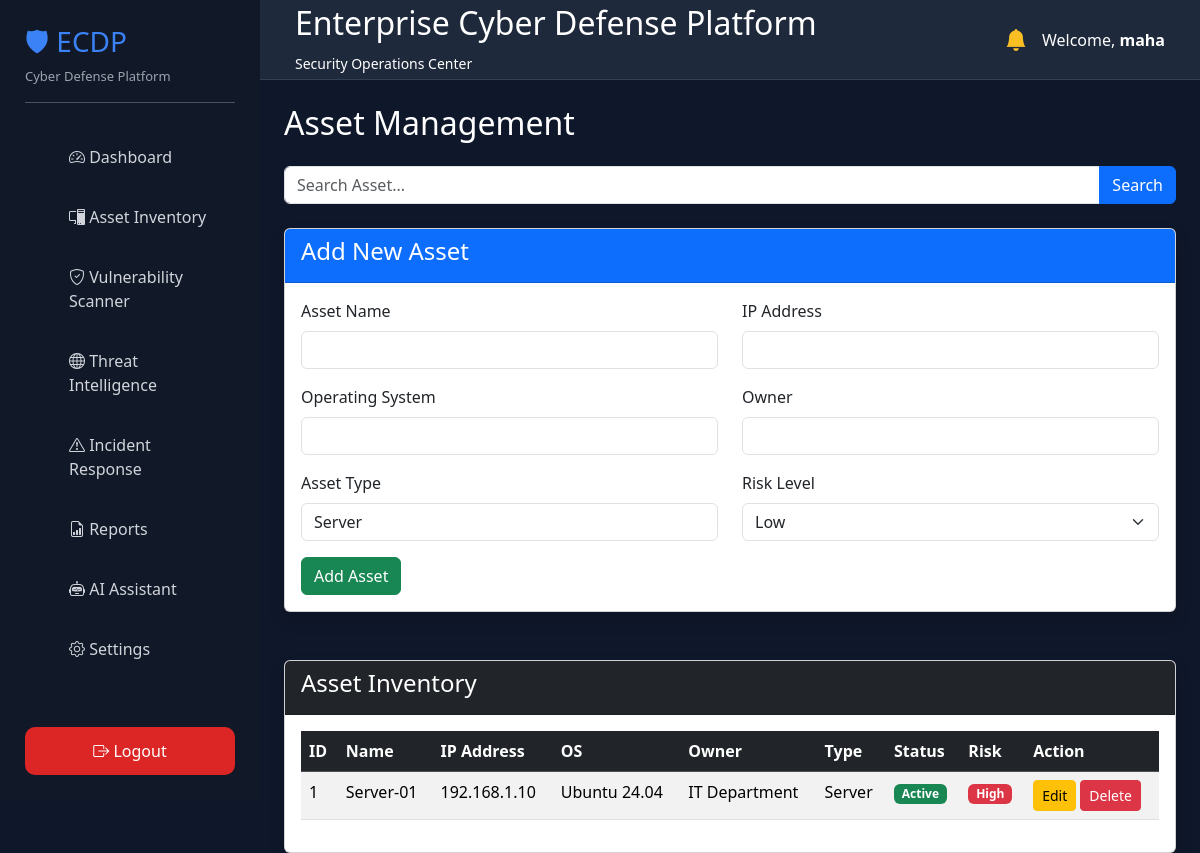
Screenshot of /assets (signed in) with the database file from the repository.
### models/user.py (models this page shows, shortened)
class User(UserMixin, db.Model):
    __tablename__ = "users"
    id = db.Column(db.Integer, primary_key=True)
    username = db.Column(
        db.String(100),
        unique=True,
        nullable=False
    )
    email = db.Column(
        db.String(120),
        unique=True,
        nullable=False
    )
    password_hash = db.Column(
        db.String(255),
        nullable=False
    )
    role = db.Column(
        db.String(20),
        default="Analyst"
    )

### models/asset.py (models this page shows, shortened)
class Asset(db.Model):
    __tablename__ = "assets"
    id = db.Column(db.Integer, primary_key=True)
    asset_name = db.Column(db.String(100), nullable=False)
    ip_address = db.Column(db.String(50), nullable=False)
    operating_system = db.Column(db.String(100), nullable=False)
    owner = db.Column(db.String(100), nullable=False)
    asset_type = db.Column(db.String(50), nullable=False)
    status = db.Column(db.String(30), default="Active")
    risk_level = db.Column(db.String(20), default="Low")

### routes/assets.py (the view, shortened to what this page needs)
@assets_bp.route("/assets", methods=["GET", "POST"])
@login_required
def assets():
    form = AssetForm()
    search = request.args.get("search")
    if search:
        asset_list = Asset.query.filter(
            Asset.asset_name.contains(search)
        ).order_by(
            Asset.asset_name.asc()
        ).all()
    else:
        asset_list = Asset.query.order_by(
            Asset.asset_name.asc()
        ).all()
    return render_template(
        "assets.html",
        form=form,
        assets=asset_list,
        search=search
    )

### forms/asset_form.py
class AssetForm(FlaskForm):
    asset_name = StringField(
        "Asset Name",
        validators=[DataRequired()]
    )
    ip_address = StringField(
        "IP Address",
        validators=[DataRequired()]
    )
    operating_system = StringField(
        "Operating System",
        validators=[DataRequired()]
    )
    owner = StringField(
        "Owner",
        validators=[DataRequired()]
    )
    asset_type = SelectField(
        "Asset Type",
        choices=[
            ("Server", "Server"),
            ("Laptop", "Laptop"),
            ("Desktop", "Desktop"),
            ("Router", "Router"),
            ("Firewall", "Firewall"),
            ("Switch", "Switch")
        ]
    )
    risk_level = SelectField(
        "Risk Level",
        choices=[
            ("Low", "Low"),
            ("Medium", "Medium"),
            ("High", "High"),
            ("Critical", "Critical")
        ]
    )
    submit = SubmitField("Add Asset")

### models/user.py (called while the page is built)
@login_manager.user_loader
def load_user(user_id):
    return User.query.get(int(user_id))

### templates/assets.html (shortened to what this page needs)
{% extends "base.html" %}
{% block content %}
<div class="container mt-4">
    <h2 class="mb-4">Asset Management</h2>
    <form method="GET" action="{{ url_for('assets.assets') }}" class="mb-4">
        <div class="input-group">
            <input type="text" name="search" class="form-control" placeholder="Search Asset..."
                value="{{ search if search else '' }}">
            <button class="btn btn-primary">
                Search
            </button>
        </div>
    </form>
    <div class="card shadow mb-5">
        <div class="card-header bg-primary text-white">
            <h4>Add New Asset</h4>
        </div>
        <div class="card-body">
            <form method="POST">
                <div class="row">
                    <div class="col-md-6 mb-3">
                        {{ form.asset_name.label(class="form-label") }}
                        {{ form.asset_name(class="form-control") }}
                    </div>
                    <div class="col-md-6 mb-3">
                        {{ form.ip_address.label(class="form-label") }}
                        {{ form.ip_address(class="form-control") }}
                    </div>
                </div>
                <div class="row">
                    <div class="col-md-6 mb-3">
                        {{ form.operating_system.label(class="form-label") }}
                        {{ form.operating_system(class="form-control") }}
                    </div>
                    <div class="col-md-6 mb-3">
                        {{ form.owner.label(class="form-label") }}
                        {{ form.owner(class="form-control") }}
                    </div>
                </div>
                <div class="row">
                    <div class="col-md-6 mb-3">
                        {{ form.asset_type.label(class="form-label") }}
                        {{ form.asset_type(class="form-control") }}
                    </div>
                    <div class="col-md-6 mb-3">
                        {{ form.risk_level.label(class="form-label") }}
                        {{ form.risk_level(class="form-select") }}
                    </div>
                </div>
                {{ form.submit(class="btn btn-success") }}
            </form>
        </div>
    </div>
    <div class="card shadow">
        <div class="card-header bg-dark text-white">
            <h4>Asset Inventory</h4>
        </div>
        <div class="card-body">
            <table class="table table-hover table-striped">
                <thead class="table-dark">
                    <tr>
                        <th>ID</th>
                        <th>Name</th>
                        <th>IP Address</th>
                        <th>OS</th>
                        <th>Owner</th>
                        <th>Type</th>
                        <th>Status</th>
                        <th>Risk</th>
                        <th>Action</th>
                    </tr>
                </thead>
                <tbody>
                    {% for asset in assets %}
                    <tr>
                        <td>{{ asset.id }}</td>
                        <td>{{ asset.asset_name }}</td>
                        <td>{{ asset.ip_address }}</td>
                        <td>{{ asset.operating_system }}</td>
                        <td>{{ asset.owner }}</td>
                        <td>{{ asset.asset_type }}</td>
                        <td>
                            {% if asset.status == "Active" %}
                            <span class="badge bg-success">
                                Active
                            </span>
                            {% else %}
                            <span class="badge bg-secondary">
                                Inactive
                            </span>
                            {% endif %}
                        </td>
                        <td>
                            {% if asset.risk_level == "Critical" %}
                            <span class="badge bg-dark">
                                Critical
                            </span>
                            {% elif asset.risk_level == "High" %}
                            <span class="badge bg-danger">
                                High
                            </span>
                            {% elif asset.risk_level == "Medium" %}
                            <span class="badge bg-warning text-dark">
                                Medium
                            </span>
                            {% else %}
                            <span class="badge bg-success">
                                Low
                            </span>
                            {% endif %}
                        </td>
                        <td>
                            <a href="{{ url_for('assets.edit_asset', id=asset.id) }}" class="btn btn-warning btn-sm">
                                Edit
                            </a>
                            <a href="{{ url_for('assets.delete_asset', id=asset.id) }}" class="btn btn-danger btn-sm"
                                onclick="return confirm('Delete this asset?');">
                                Delete
                            </a>
                        </td>
                    </tr>
                    {% endfor %}
                </tbody>
            </table>
        </div>
    </div>
</div>
{% endblock %}

### templates/components/navbar.html
<nav class="navbar-custom">
    <div>
        <h2>Enterprise Cyber Defense Platform</h2>
        <small>Security Operations Center</small>
    </div>
    <div class="user-info">
        <i class="bi bi-bell-fill notification"></i>
        <span>
            Welcome,
            <strong>{{ current_user.username }}</strong>
        </span>
    </div>
</nav>

### static/css/style.css (style rules this page uses)
* { margin: 0; padding: 0; box-sizing: border-box; font-family: Segoe UI, Arial, sans-serif; }
body { background: #0f172a; color: #fff; }
.navbar-custom { height: 80px; background: #1e293b; display: flex; justify-content: space-between; align-items: center; padding: 0 35px; border-bottom: 1px solid #334155; }
.user-info { display: flex; align-items: center; gap: 15px; }
.notification { color: #fbbf24; font-size: 22px; }

### rows the page displays
User: username "maha"
Asset: id "1", asset_name "Server-01", ip_address "192.168.1.10", operating_system "Ubuntu 24.04", owner "IT Department", asset_type "Server", status "Active", risk_level "High"
